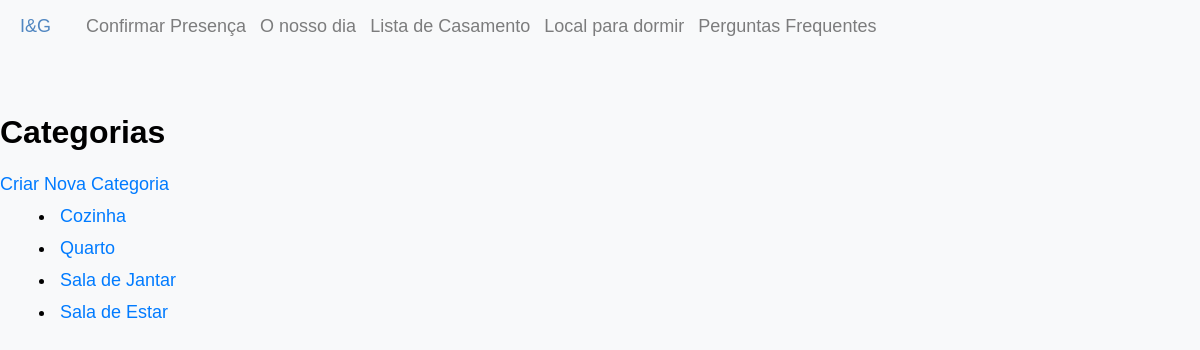
Before: /edit/categories with the older database file.
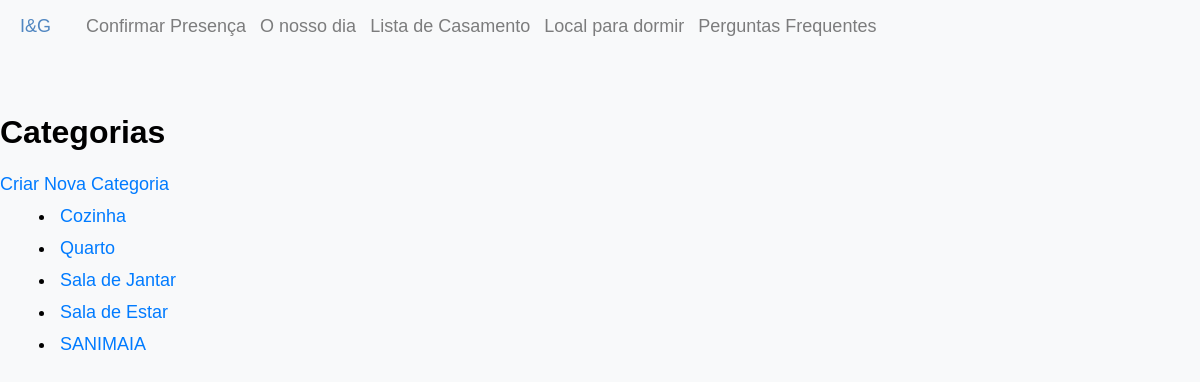
After: the same page with the newer database file.
### inesegoncalo/models/categories.py (models this page shows, shortened)
class Category(db.Model, model.Model, model.Base):
    __tablename__ = 'categories'
    __table_args__ = {'extend_existing': True}
    id = Column(Integer, primary_key=True)
    name = Column(String(80), unique=True, nullable=False)
    products = relationship('Product', back_populates="category")
    images = relationship('CategoryImage', back_populates="category")

### inesegoncalo/modules/edit.py (the view)
@bp.route("/categories", methods=("GET", "POST"))
def categories():
    categories = Category.query.all()
    return render_template("edit/categories.html", categories=categories)

### inesegoncalo/templates/edit/categories.html
{% extends 'layout.html' %}
{% block content %}
<div>
    <h2>Categorias</h2>
    <a href="{{ url_for('create.category') }}">Criar Nova Categoria</a>
    <ul>
        {% for category in categories %}
        <li>
            <a href="{{ url_for('edit.category', category_id=category.id) }}">{{ category.name }}</a>
        </li>
        {% endfor %}
    </ul>
</div>
{% endblock %}

Changed rows visible on the page:
added Category: name "SANIMAIA"
